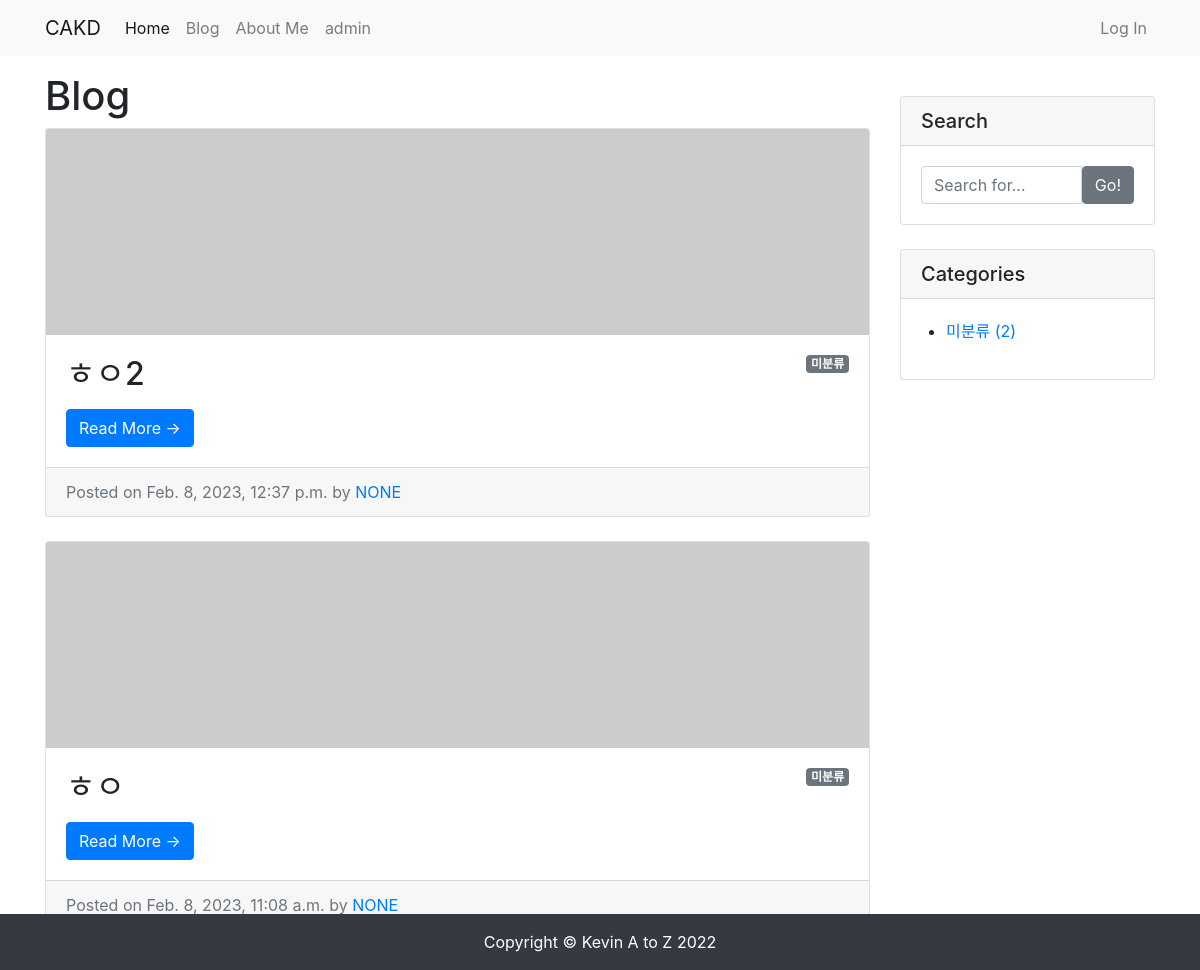
/blog/, run on an earlier commit of the app's database.
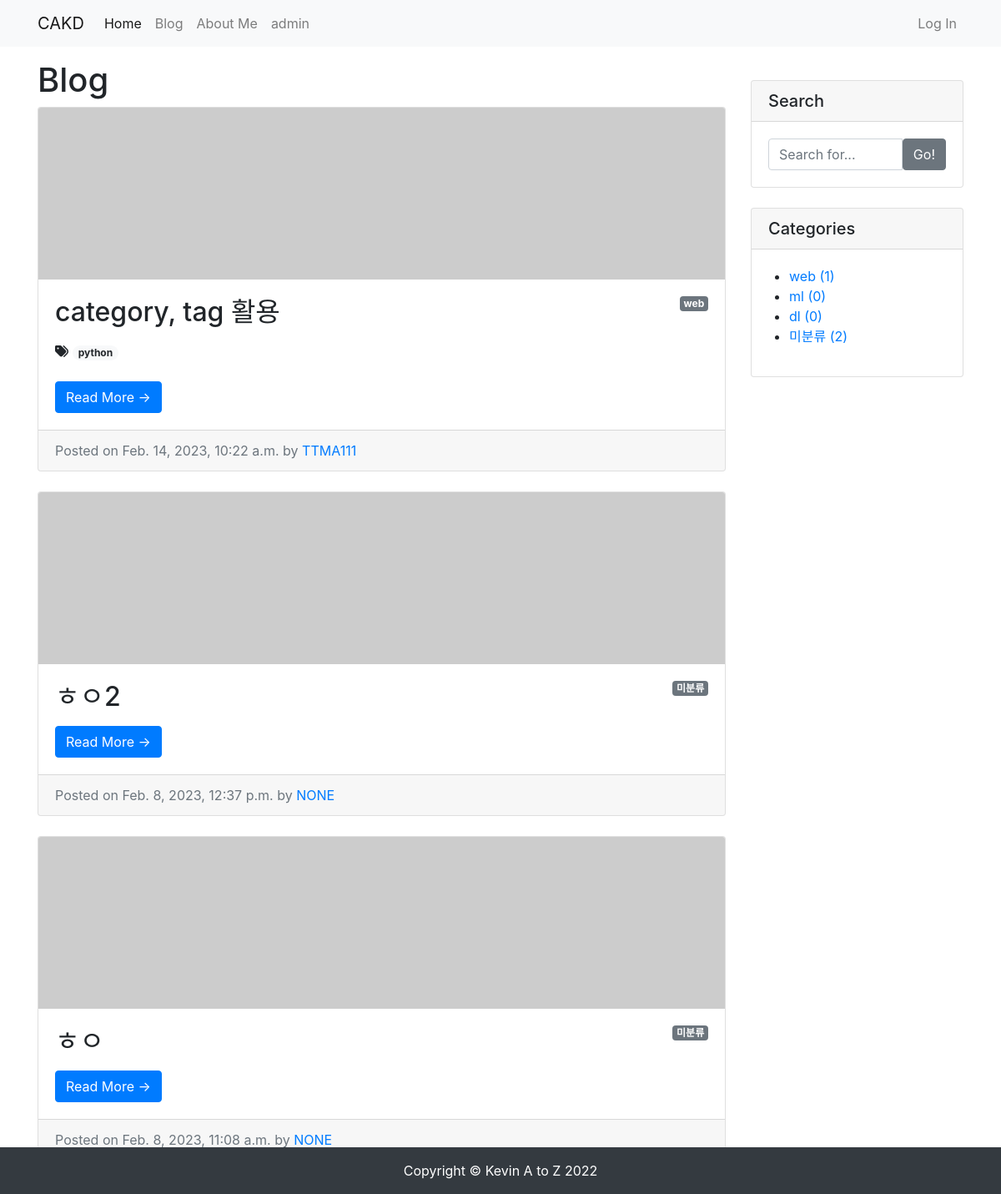
And on a later commit of the database.
### blog/models.py (models this page shows, shortened)
class Post(models.Model):
    title = models.CharField(max_length=30)
    hook_text = models.CharField(max_length=100, blank=True)
    content = models.TextField()
    head_image = models.ImageField(upload_to='blog/images/%Y/%m/%d/', blank=True)
    file_upload = models.FileField(upload_to='blog/files/%Y/%m/%d/', blank=True)
    created_at = models.DateTimeField(auto_now_add=True)
    updated_at = models.DateTimeField(auto_now=True)
    author = models.ForeignKey(User, null=True, on_delete=models.SET_NULL)
    category = models.ForeignKey(Category, null=True, blank=True, on_delete=models.SET_NULL)
    tags = models.ManyToManyField(Tag, blank=True)
    def get_absolute_url(self): # 객체의 상세 페이지로 이동 할 수 있는 링크를 만들 수 있음, url 생성 규칙을 정의하는 메서드
        return f'/blog/{self.pk}/'
    def get_content_markdown(self):
        return markdown(self.content)

class Category(models.Model):
    name = models.CharField(max_length=50, unique=True)
    slug = models.SlugField(max_length=200, unique=True, allow_unicode=True)
    def __str__(self):
        return self.name
    def get_absolute_url(self):
        return f'/blog/category/{self.slug}/'
    class Meta:
        verbose_name_plural = 'categories'

class Tag(models.Model):
    name = models.CharField(max_length=50)
    slug = models.SlugField(max_length=200, unique=True, allow_unicode=True)
    def __str__(self):
        return self.name
    def get_absolute_url(self):
        return f'/blog/tag/{self.slug}/'

### blog/views.py (the view)
# urls.py: path('',views.PostList.as_view()),
class PostList(ListView):
    model = Post
    ordering = '-pk'
    paginate_by = 5
    def get_context_data(self, **kwargs):
        context = super(PostList,self).get_context_data()
        context['categories'] = Category.objects.all()
        context['no_category_post_count'] = Post.objects.filter(category=None).count()
        return context

### blog/templates/blog/post_list.html (shortened to what this page needs)
{% extends 'blog/base.html' %}
{% block main_area %}
    <h1>Blog
    </h1>
    {% if post_list.exists %}
    {% for p in post_list %}
    <div class="card mb-4" id="post-{{p.pk}}">
        {% if p.head_image %}
            <img class="card-img-top" src="{{ p.head_image.url }}" alt="{{ p }} head image">
        {% else %}
            <img class="card-img-top" src="https://picsum.photos/seed/{{ p.id }}/800/200" alt="random_image">
        {% endif %}
        <div class="card-body">
            {% if p.category %}
                <span class="badge badge-secondary float-right">{{ p.category }}</span>
            {% else %}
                <span class="badge badge-secondary float-right">미분류</span>
            {% endif %}
            <h2 class="card-title">{{ p.title}}</h2>
            {% if p.tags.exists %}
                        <i class="fas fa-tags"></i>
                        {% for tag in p.tags.iterator %}
                            <a href="{{ tag.get_absolute_url }}"><span class="badge badge-pill badge-light">{{ tag }}</span></a>
                        {% endfor %}
                        <br/>
                        <br/>
                    {% endif %}
            <a href="{{ p.get_absolute_url }}" class="btn btn-primary">Read More &rarr;</a>
        </div>
        <div class="card-footer text-muted">
            Posted on {{ p.created_at}} by
            <a href="#">{{p.author | upper}}</a>
        </div>
    </div>
{% endfor %}
    {% else %}
        <h3>아직 게시물이 없습니다.</h3>
    {% endif %}
{% endblock %}

### blog/templates/blog/base.html (shortened to what this page needs)
<html lang="en">
<head>
    <link rel="stylesheet" href="https://cdn.jsdelivr.net/npm/bootstrap@4.5.3/dist/css/bootstrap.min.css">
</head>
<body>
    {% include 'blog/navbar.html'%}
    <div class="container my-3">
        <div class="row">
            <div class="col-md-8 col-lg-9" id="main-area">
                {% block main_area %}
                {% endblock %}
            </div>
            <div class="col-md-4 col-lg-3">
                <div class="card my-4">
                    <h5 class="card-header">Search</h5>
                    <div class="card-body">
                        <div class="input-group">
                            <input type="text" class="form-control" placeholder="Search for...">
                            <span class="input-group-btn">
                                    <button class="btn btn-secondary" type="button">Go!</button>
                                </span>
                        </div>
                    </div>
                </div>
                <div class="card my-4" id="categories-card">
                    <h5 class="card-header">Categories</h5>
                    <div class="card-body">
                        <div class="row">
                            <ul>
                                {% for category in categories %}
                                <li>
                                    <a href="{{ category.get_absolute_url }}">{{ category }} ({{ category.post_set.count }})</a>
                                </li>
                                {% endfor %}
                                <li>
                                    <a href="/blog/category/no_category/">미분류 ({{ no_category_post_count }})</a>
                                </li>
                            </ul>
                        </div>
                    </div>
                </div>
            </div>
        </div>
    </div>
    <div class="fixed-bottom">
    {% include 'blog/footer.html'%}
    </div>
</body>
</html>

### blog/templates/blog/navbar.html (shortened to what this page needs)
{% load socialaccount %}
<nav class="navbar navbar-expand-lg navbar-light bg-light">
    <div class="container">
        <a class="navbar-brand" href="/">CAKD</a>
        <div class="collapse navbar-collapse" id="navbarNavDropdown">
            <ul class="navbar-nav">
                <li class="nav-item active">
                    <a class="nav-link" href="/">Home</a>
                </li>
                <li class="nav-item">
                    <a class="nav-link" href="/blog/">Blog</a>
                </li>
                <li class="nav-item">
                    <a class="nav-link" href="/about_me/">About Me</a>
                </li>
                <li class="nav-item">
                    <a class="nav-link" href="/admin/">admin</a>
                </li>
            </ul>
            <ul class="navbar-nav ml-auto"> {% if user.is_authenticated %} <li class="nav-item dropdown">
                    <a class="nav-link dropdown-toggle" href="#" id="navbarDropdownMenuLink" role="button"
                        data-toggle="dropdown" aria-haspopup="true" aria-expanded="false"> {{ user.username }} </a>
                    <div class="dropdown-menu" aria-labelledby="navbarDropdownMenuLink">
                        <a class="dropdown-item" href="/accounts/logout/">Log Out</a>
                    </div>
                </li> {% else %} <li class="nav-item">
                    <a class="nav-link" href="#" data-toggle="modal" data-target="#loginModal">Log In</a>
                </li> {% endif %} </ul>
        </div>
    </div>
</nav>

### blog/templates/blog/footer.html
<footer class="py-3 bg-dark">
    <div class="container">
        <p class="m-0 text-center text-white"> Copyright &copy; Kevin A to Z 2022 </p>
    </div>
</footer>

What changed in the data, as far as the page shows it:
added Post: category "web", title "category, tag 활용", created_at "Feb. 14, 2023, 10:22 a.m.", author "TTMA111"
added Tag: name "python"
added Category: name "web", post_set.count "1"
added Category: name "ml", post_set.count "0"
added Category: name "dl", post_set.count "0"
